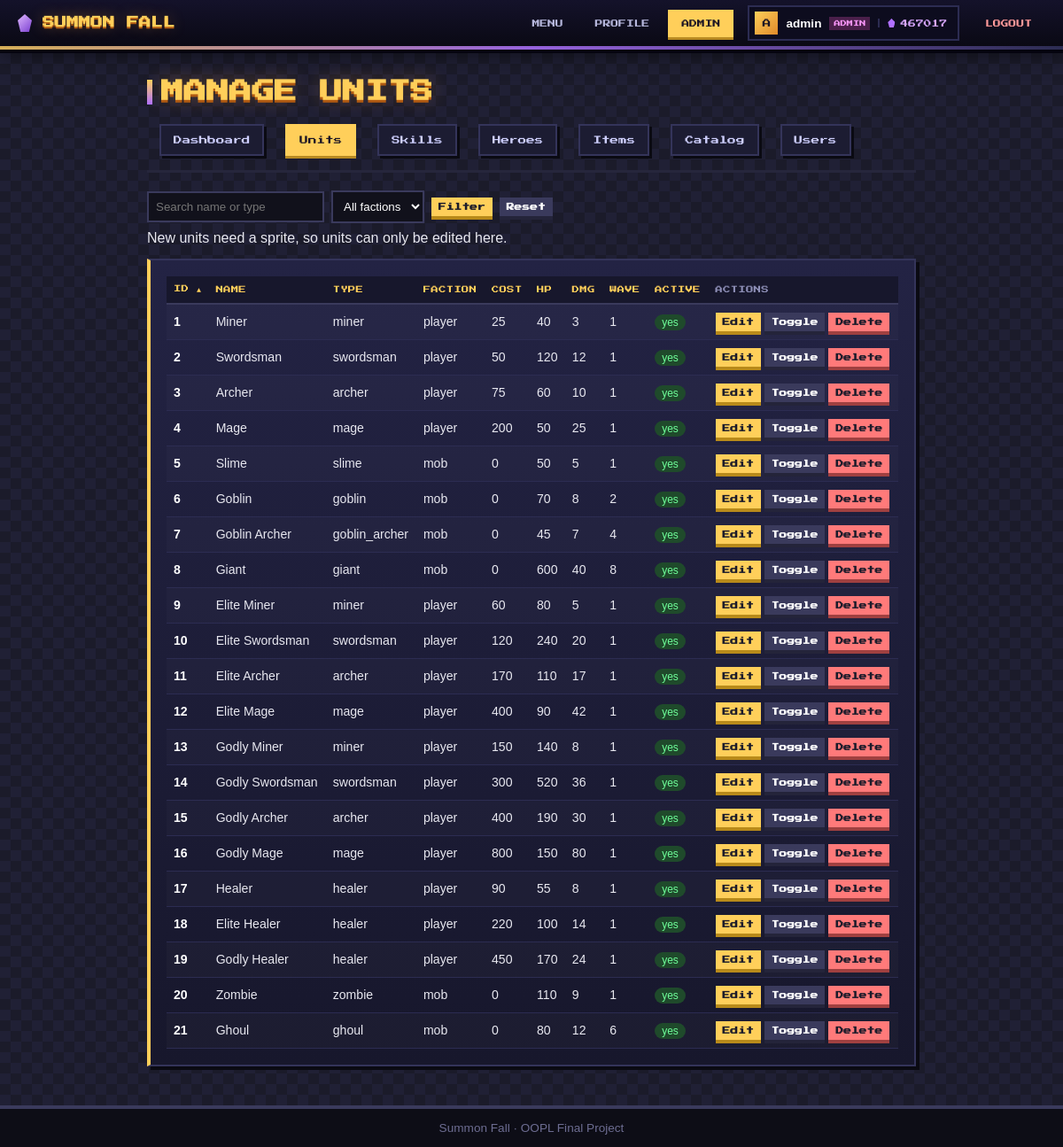
The app's page /views/admin/units.php (signed in) with its own data.
### tables this page shows
CREATE TABLE `users` (
  `id` int UNSIGNED NOT NULL,
  `username` varchar(30) NOT NULL,
  `email` varchar(100) NOT NULL,
  `password_hash` varchar(255) NOT NULL,
  `role` enum('admin','player') NOT NULL DEFAULT 'player',
  `souls` int UNSIGNED NOT NULL DEFAULT '0',
  `created_at` timestamp NULL DEFAULT CURRENT_TIMESTAMP
);

CREATE TABLE `units` (
  `id` int UNSIGNED NOT NULL,
  `name` varchar(40) NOT NULL,
  `class_type` varchar(30) NOT NULL,
  `unit_line` varchar(20) DEFAULT NULL,
  `tier` tinyint NOT NULL DEFAULT '0',
  `faction` enum('player','mob') NOT NULL,
  `cost` int UNSIGNED NOT NULL DEFAULT '0',
  `hp` int UNSIGNED NOT NULL,
  `damage` int UNSIGNED NOT NULL,
  `speed` int UNSIGNED NOT NULL,
  `attack_range` int UNSIGNED NOT NULL,
  `attack_cooldown` int UNSIGNED NOT NULL,
  `sprite_key` varchar(40) NOT NULL,
  `drop_souls` int UNSIGNED NOT NULL DEFAULT '0',
  `drop_chance` decimal(3,2) NOT NULL DEFAULT '0.00',
  `first_wave` int UNSIGNED NOT NULL DEFAULT '1',
  `spawn_weight` int UNSIGNED NOT NULL DEFAULT '1',
  `is_active` tinyint(1) NOT NULL DEFAULT '1'
);

### classes/Auth.php (called while the page is built, shortened)
<?php
class Auth
{
    private static ?User $current = null;
    public static function user(): ?User
    {
        if (self::$current === null && isset($_SESSION['user_id'])) {
            self::$current = User::find((int) $_SESSION['user_id']);
        }
        return self::$current;
    }
    public static function check(): bool
    {
        return self::user() !== null;
    }
}

### classes/AdminUser.php (called while the page is built, shortened)
<?php
class AdminUser extends User
{
    public function getRole(): string { return 'admin'; }
    public function canManageContent(): bool { return true; }
}

### classes/User.php (called while the page is built, shortened)
<?php
abstract class User extends Model
{
    private string $username;
    private int $souls;
    public function __construct(string $username, string $email, string $passwordHash, int $souls = 0, ?int $id = null)
    {
        $this->souls = $souls;
    }
    public function getUsername(): string { return $this->username; }
    public function getSouls(): int { return $this->souls; }
    public function setUsername(string $username): void
    {
        $this->username = $username;
    }
}

### classes/Database.php (called while the page is built, shortened)
<?php
class Database
{
    private static ?Database $instance = null;
    private PDO $pdo;
    private function __construct()
    {
        $c = require BASE_PATH . '/config/database.php';
        $dsn = "mysql:host={$c['host']};dbname={$c['name']};charset={$c['charset']}";
        try {
            $this->pdo = new PDO($dsn, $c['user'], $c['pass'], [
                PDO::ATTR_ERRMODE            => PDO::ERRMODE_EXCEPTION,
                PDO::ATTR_DEFAULT_FETCH_MODE => PDO::FETCH_ASSOC,
                PDO::ATTR_EMULATE_PREPARES   => false,
            ]);
        } catch (PDOException $e) {
            throw new DatabaseException(DEBUG ? $e->getMessage() : 'Could not connect to the database.', 0, $e);
        }
    }
    public static function getInstance(): Database
    {
        if (self::$instance === null) {
            self::$instance = new Database();
        }
        return self::$instance;
    }
    public function query(string $sql, array $params = []): PDOStatement
    {
        try {
            $stmt = $this->pdo->prepare($sql);
            $stmt->execute($params);
            return $stmt;
        } catch (PDOException $e) {
            throw new DatabaseException(DEBUG ? $e->getMessage() : 'A database error occurred.', 0, $e);
        }
    }
    public function fetchAll(string $sql, array $params = []): array
    {
        return $this->query($sql, $params)->fetchAll();
    }
    public function fetchOne(string $sql, array $params = []): ?array
    {
        $row = $this->query($sql, $params)->fetch();
        return $row === false ? null : $row;
    }
}

### config/database.php (called while the page is built)
<?php
return [
    'host'    => 'localhost',
    'name'    => 'summon_fall',
    'user'    => 'root',
    'pass'    => '',
    'charset' => 'utf8mb4',
];

### classes/Model.php (called while the page is built, shortened)
<?php
abstract class Model implements Crudable
{
    protected static string $table = '';
    private ?int $id;
    public function __construct(?int $id = null)
    {
        $this->id = $id;
    }
    public function getId(): ?int { return $this->id; }
    public static function find(int $id): ?static
    {
        $row = Database::getInstance()->fetchOne('SELECT * FROM ' . static::$table . ' WHERE id = ?', [$id]);
        return $row ? static::fromRow($row) : null;
    }
}

### includes/auth_check.php (called while the page is built, shortened)
<?php
require_once __DIR__ . '/autoload.php';
if (!Auth::check()) {
    header('Location: ' . BASE_URL . '/views/auth/login.php');
    exit;
}

### includes/admin_check.php (called while the page is built, shortened)
<?php
require_once __DIR__ . '/auth_check.php';

### classes/Unit.php (called while the page is built, shortened)
<?php
abstract class Unit extends Model
{
    private string $name;
    private string $faction;
    private int $cost;
    private int $hp;
    private int $damage;
    private int $firstWave;
    private bool $isActive;
    public function __construct(array $s, ?int $id = null)
    {
        $this->name = $s['name'];
        $this->faction = $s['faction'];
        $this->cost = (int) $s['cost'];
        $this->hp = (int) $s['hp'];
        $this->damage = (int) $s['damage'];
        $this->firstWave = (int) $s['first_wave'];
        $this->isActive = (bool) $s['is_active'];
    }
    public function getName(): string { return $this->name; }
    public function getFaction(): string { return $this->faction; }
    public function getCost(): int { return $this->cost; }
    public function getHp(): int { return $this->hp; }
    public function getDamage(): int { return $this->damage; }
    public function getFirstWave(): int { return $this->firstWave; }
    public function isActive(): bool { return $this->isActive; }
    public function getClassType(): string { return static::CLASS_TYPE; }
    public static function search(string $q, string $faction, string $sort, string $dir): array
    {
        $cols = ['id', 'name', 'class_type', 'faction', 'cost', 'hp', 'damage', 'first_wave', 'is_active'];
        $sort = in_array($sort, $cols, true) ? $sort : 'id';
        $dir = strtolower($dir) === 'desc' ? 'DESC' : 'ASC';
        $sql = 'SELECT * FROM units WHERE 1=1';
        $params = [];
        $sql .= " ORDER BY $sort $dir";
        return array_map(fn($r) => static::fromRow($r), Database::getInstance()->fetchAll($sql, $params));
    }
    protected static function fromRow(array $row): static
    {
        $class = self::MAP[$row['class_type']] ?? null;
        return new $class($row, (int) $row['id']);
    }
}

### includes/autoload.php (called while the page is built, shortened)
<?php
spl_autoload_register(function (string $class): void {
    $dirs = [BASE_PATH . '/classes/', BASE_PATH . '/classes/exceptions/'];
    foreach ($dirs as $dir) {
        $file = $dir . $class . '.php';
        if (is_file($file)) {
            return;
        }
    }
});

### views/admin/units.php (the view, shortened to what this page needs)
<?php
require_once __DIR__ . '/../../includes/admin_check.php';
require_once __DIR__ . '/../../includes/admin_helpers.php';
$q = trim($_GET['q'] ?? '');
$faction = $_GET['faction'] ?? '';
$sort = $_GET['sort'] ?? 'id';
$dir = $_GET['dir'] ?? 'asc';
$params = ['q' => $q, 'faction' => $faction];
$units = [];
try {
    $units = Unit::search($q, $faction, $sort, $dir);
} catch (DatabaseException $e) {
    $error = DEBUG ? $e->getMessage() : 'Could not load units.';
}
require __DIR__ . '/../../includes/header.php';
?>
<h1>Manage Units</h1>
<?php require __DIR__ . '/../../includes/admin_nav.php'; ?>
<form class="filters" method="get">
    <input type="text" name="q" placeholder="Search name or type" value="<?= h($q) ?>">
    <select name="faction">
        <option value="">All factions</option>
    </select>
    <button class="btn small" type="submit">Filter</button>
    <a class="btn small grey" href="units.php">Reset</a>
    <span class="hint">New units need a sprite, so units can only be edited here.</span>
</form>
<div class="panel table-wrap">
<table class="admin-table">
    <tr>
        <th><?= adminSortLink('id', 'ID', $sort, $dir, $params) ?></th>
        <th><?= adminSortLink('name', 'Name', $sort, $dir, $params) ?></th>
        <th><?= adminSortLink('class_type', 'Type', $sort, $dir, $params) ?></th>
        <th><?= adminSortLink('faction', 'Faction', $sort, $dir, $params) ?></th>
        <th><?= adminSortLink('cost', 'Cost', $sort, $dir, $params) ?></th>
        <th><?= adminSortLink('hp', 'HP', $sort, $dir, $params) ?></th>
        <th><?= adminSortLink('damage', 'DMG', $sort, $dir, $params) ?></th>
        <th><?= adminSortLink('first_wave', 'Wave', $sort, $dir, $params) ?></th>
        <th><?= adminSortLink('is_active', 'Active', $sort, $dir, $params) ?></th>
        <th>Actions</th>
    </tr>
    <?php foreach ($units as $u): ?>
        <tr>
            <td><?= $u->getId() ?></td>
            <td><?= h($u->getName()) ?></td>
            <td><?= h($u->getClassType()) ?></td>
            <td><?= h($u->getFaction()) ?></td>
            <td><?= $u->getCost() ?></td>
            <td><?= $u->getHp() ?></td>
            <td><?= $u->getDamage() ?></td>
            <td><?= $u->getFirstWave() ?></td>
            <td><span class="badge <?= $u->isActive() ? 'on' : '' ?>"><?= $u->isActive() ? 'yes' : 'no' ?></span></td>
            <td>
                <a class="btn small" href="unit_form.php?id=<?= $u->getId() ?>">Edit</a>
                <form method="post">
                    <button class="btn small grey" name="action" value="toggle">Toggle</button>
                </form>
                <form method="post" onsubmit="return confirm('Delete <?= h($u->getName()) ?>?');">
                    <button class="btn small danger" name="action" value="delete">Delete</button>
                </form>
            </td>
        </tr>
    <?php endforeach; ?>
</table>
</div>
<?php require __DIR__ . '/../../includes/footer.php'; ?>

### includes/header.php (shortened to what this page needs)
<?php
require_once __DIR__ . '/autoload.php';
$navUser = Auth::user();
$cssVersion = @filemtime(BASE_PATH . '/assets/css/main.css') ?: 1;
?>
<!DOCTYPE html>
<html lang="en">
<head>
    <link rel="stylesheet" href="<?= BASE_URL ?>/assets/css/main.css?v=<?= $cssVersion ?>">
</head>
<body>
<?php
$navPage = basename($_SERVER['SCRIPT_NAME']);
$navActive = fn(string ...$files) => in_array($navPage, $files, true) ? ' on' : '';
?>
<header class="topbar">
    <a class="brand" href="<?= BASE_URL ?>/<?= $navUser ? 'views/menu.php' : 'index.php' ?>">
        <i class="brand-gem"></i><span>Summon Fall</span>
    </a>
    <nav class="topnav">
        <?php if ($navUser): ?>
            <a class="nl<?= $navActive('menu.php') ?>" href="<?= BASE_URL ?>/views/menu.php">Menu</a>
            <a class="nl<?= $navActive('profile.php') ?>" href="<?= BASE_URL ?>/views/profile.php">Profile</a>
            <?php if ($navUser->canManageContent()): ?>
                <a class="nl<?= str_contains($_SERVER['SCRIPT_NAME'], '/admin/') ? ' on' : '' ?>" href="<?= BASE_URL ?>/views/admin/dashboard.php">Admin</a>
            <?php endif; ?>
            <span class="nuser" title="<?= htmlspecialchars($navUser->getRole()) ?>">
                <b class="av"><?= htmlspecialchars(strtoupper(substr($navUser->getUsername(), 0, 1))) ?></b>
                <span class="nm"><?= htmlspecialchars($navUser->getUsername()) ?></span>
                <em class="rl <?= htmlspecialchars($navUser->getRole()) ?>"><?= htmlspecialchars($navUser->getRole()) ?></em>
                <span class="sl"><i class="gem"></i><?= (int) $navUser->getSouls() ?></span>
            </span>
            <a class="nl out" href="<?= BASE_URL ?>/views/auth/logout.php">Logout</a>
        <?php else: ?>
            <a class="nl<?= $navActive('login.php') ?>" href="<?= BASE_URL ?>/views/auth/login.php">Login</a>
            <a class="nl cta<?= $navActive('register.php') ?>" href="<?= BASE_URL ?>/views/auth/register.php">Register</a>
        <?php endif; ?>
    </nav>
</header>
<main class="container">

### records on screen
users: username "A", username "admin", souls "467017"
units: id "1", name "Miner", ClassType "miner", faction "player", cost "25", hp "40", damage "3", first_wave "1", is_active "yes"
units: id "2", name "Swordsman", ClassType "swordsman", faction "player", cost "50", hp "120", damage "12", first_wave "1", is_active "yes"
units: id "3", name "Archer", ClassType "archer", faction "player", cost "75", hp "60", damage "10", first_wave "1", is_active "yes"
units: id "4", name "Mage", ClassType "mage", faction "player", cost "200", hp "50", damage "25", first_wave "1", is_active "yes"
units: id "5", name "Slime", ClassType "slime", faction "mob", cost "0", hp "50", damage "5", first_wave "1", is_active "yes"
units: id "6", name "Goblin", ClassType "goblin", faction "mob", cost "0", hp "70", damage "8", first_wave "2", is_active "yes"
units: id "7", name "Goblin Archer", ClassType "goblin_archer", faction "mob", cost "0", hp "45", damage "7", first_wave "4", is_active "yes"
units: id "8", name "Giant", ClassType "giant", faction "mob", cost "0", hp "600", damage "40", first_wave "8", is_active "yes"
units: id "9", name "Elite Miner", ClassType "miner", faction "player", cost "60", hp "80", damage "5", first_wave "1", is_active "yes"
units: id "10", name "Elite Swordsman", ClassType "swordsman", faction "player", cost "120", hp "240", damage "20", first_wave "1", is_active "yes"
units: id "11", name "Elite Archer", ClassType "archer", faction "player", cost "170", hp "110", damage "17", first_wave "1", is_active "yes"
units: id "12", name "Elite Mage", ClassType "mage", faction "player", cost "400", hp "90", damage "42", first_wave "1", is_active "yes"
units: id "13", name "Godly Miner", ClassType "miner", faction "player", cost "150", hp "140", damage "8", first_wave "1", is_active "yes"
units: id "14", name "Godly Swordsman", ClassType "swordsman", faction "player", cost "300", hp "520", damage "36", first_wave "1", is_active "yes"
units: id "15", name "Godly Archer", ClassType "archer", faction "player", cost "400", hp "190", damage "30", first_wave "1", is_active "yes"
units: id "16", name "Godly Mage", ClassType "mage", faction "player", cost "800", hp "150", damage "80", first_wave "1", is_active "yes"
units: id "17", name "Healer", ClassType "healer", faction "player", cost "90", hp "55", damage "8", first_wave "1", is_active "yes"
units: id "18", name "Elite Healer", ClassType "healer", faction "player", cost "220", hp "100", damage "14", first_wave "1", is_active "yes"
units: id "19", name "Godly Healer", ClassType "healer", faction "player", cost "450", hp "170", damage "24", first_wave "1", is_active "yes"
units: id "20", name "Zombie", ClassType "zombie", faction "mob", cost "0", hp "110", damage "9", first_wave "1", is_active "yes"
units: id "21", name "Ghoul", ClassType "ghoul", faction "mob", cost "0", hp "80", damage "12", first_wave "6", is_active "yes"

### other values on screen
$navUser->getRole() "ADMIN"
$label "Dashboard"
$label "Units"
$label "Skills"
$label "Heroes"
$label "Items"
$label "Catalog"
$label "Users"
$label "ID NAME TYPE FACTION COST HP DMG WAVE ACTIVE"
$arrow "▲"
APP_NAME "Summon Fall"
